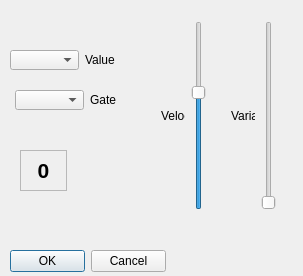
<?xml version="1.0" encoding="UTF-8"?>
<ui version="4.0">
 <class>dlgDotEdit</class>
 <widget class="QDialog" name="dlgDotEdit">
  <property name="windowModality">
   <enum>Qt::WindowModal</enum>
  </property>
  <property name="geometry">
   <rect>
    <x>0</x>
    <y>0</y>
    <width>303</width>
    <height>276</height>
   </rect>
  </property>
  <property name="windowTitle">
   <string>Spielsteine ändern</string>
  </property>
  <widget class="QDialogButtonBox" name="buttonBox">
   <property name="geometry">
    <rect>
     <x>10</x>
     <y>250</y>
     <width>156</width>
     <height>23</height>
    </rect>
   </property>
   <property name="standardButtons">
    <set>QDialogButtonBox::Cancel|QDialogButtonBox::Ok</set>
   </property>
  </widget>
  <widget class="QComboBox" name="cbValue">
   <property name="geometry">
    <rect>
     <x>10</x>
     <y>50</y>
     <width>69</width>
     <height>20</height>
    </rect>
   </property>
  </widget>
  <widget class="QLabel" name="lblValue">
   <property name="geometry">
    <rect>
     <x>85</x>
     <y>50</y>
     <width>47</width>
     <height>20</height>
    </rect>
   </property>
   <property name="text">
    <string>Value</string>
   </property>
   <property name="buddy">
    <cstring>cbValue</cstring>
   </property>
  </widget>
  <widget class="QComboBox" name="cbGate">
   <property name="geometry">
    <rect>
     <x>15</x>
     <y>90</y>
     <width>69</width>
     <height>20</height>
    </rect>
   </property>
  </widget>
  <widget class="QLabel" name="lblGate">
   <property name="geometry">
    <rect>
     <x>90</x>
     <y>90</y>
     <width>47</width>
     <height>20</height>
    </rect>
   </property>
   <property name="text">
    <string>Gate</string>
   </property>
   <property name="buddy">
    <cstring>cbGate</cstring>
   </property>
  </widget>
  <widget class="QWidget" name="layoutWidget">
   <property name="geometry">
    <rect>
     <x>11</x>
     <y>11</y>
     <width>124</width>
     <height>22</height>
    </rect>
   </property>
   <layout class="QHBoxLayout" name="lytNote">
    <item>
     <widget class="QComboBox" name="cbNote"/>
    </item>
    <item>
     <widget class="QLabel" name="lblNote">
      <property name="text">
       <string>Note</string>
      </property>
      <property name="buddy">
       <cstring>cbNote</cstring>
      </property>
     </widget>
    </item>
   </layout>
  </widget>
  <widget class="QWidget" name="layoutWidget_2">
   <property name="geometry">
    <rect>
     <x>220</x>
     <y>10</y>
     <width>67</width>
     <height>211</height>
    </rect>
   </property>
   <layout class="QHBoxLayout" name="lytVarianz">
    <item>
     <widget class="QLabel" name="lblVarianzValue">
      <property name="text">
       <string>Varianz</string>
      </property>
     </widget>
    </item>
    <item>
     <widget class="QSlider" name="slVarianz">
      <property name="maximum">
       <number>47</number>
      </property>
      <property name="orientation">
       <enum>Qt::Vertical</enum>
      </property>
     </widget>
    </item>
   </layout>
  </widget>
  <widget class="QWidget" name="layoutWidget">
   <property name="geometry">
    <rect>
     <x>150</x>
     <y>10</y>
     <width>67</width>
     <height>211</height>
    </rect>
   </property>
   <layout class="QHBoxLayout" name="lytVelocity">
    <item>
     <widget class="QLabel" name="lblVelocityValue">
      <property name="text">
       <string>Velocity</string>
      </property>
     </widget>
    </item>
    <item>
     <widget class="QSlider" name="slVelocity">
      <property name="maximum">
       <number>127</number>
      </property>
      <property name="value">
       <number>80</number>
      </property>
      <property name="orientation">
       <enum>Qt::Vertical</enum>
      </property>
     </widget>
    </item>
   </layout>
  </widget>
  <widget class="QWidget" name="layoutWidget">
   <property name="geometry">
    <rect>
     <x>150</x>
     <y>220</y>
     <width>141</width>
     <height>20</height>
    </rect>
   </property>
   <layout class="QHBoxLayout" name="lytVelVar">
    <item>
     <widget class="QLabel" name="lblVelocity">
      <property name="font">
       <font>
        <pointsize>10</pointsize>
       </font>
      </property>
      <property name="text">
       <string>Velocity</string>
      </property>
     </widget>
    </item>
    <item>
     <widget class="QLabel" name="lblVarianz">
      <property name="font">
       <font>
        <pointsize>10</pointsize>
       </font>
      </property>
      <property name="text">
       <string>Varianz</string>
      </property>
     </widget>
    </item>
   </layout>
  </widget>
  <widget class="QLabel" name="lblDotId">
   <property name="geometry">
    <rect>
     <x>20</x>
     <y>150</y>
     <width>47</width>
     <height>41</height>
    </rect>
   </property>
   <property name="font">
    <font>
     <pointsize>16</pointsize>
     <weight>75</weight>
     <bold>true</bold>
    </font>
   </property>
   <property name="frameShape">
    <enum>QFrame::StyledPanel</enum>
   </property>
   <property name="frameShadow">
    <enum>QFrame::Sunken</enum>
   </property>
   <property name="lineWidth">
    <number>4</number>
   </property>
   <property name="text">
    <string>0</string>
   </property>
   <property name="alignment">
    <set>Qt::AlignCenter</set>
   </property>
  </widget>
  <zorder>layoutWidget</zorder>
  <zorder>buttonBox</zorder>
  <zorder>cbValue</zorder>
  <zorder>lblValue</zorder>
  <zorder>cbGate</zorder>
  <zorder>lblGate</zorder>
  <zorder>layoutWidget</zorder>
  <zorder>layoutWidget</zorder>
  <zorder>layoutWidget_2</zorder>
  <zorder>lblDotId</zorder>
 </widget>
 <layoutdefault spacing="6" margin="11"/>
 <tabstops>
  <tabstop>cbNote</tabstop>
  <tabstop>cbValue</tabstop>
  <tabstop>cbGate</tabstop>
  <tabstop>slVelocity</tabstop>
  <tabstop>slVarianz</tabstop>
 </tabstops>
 <resources/>
 <connections>
  <connection>
   <sender>buttonBox</sender>
   <signal>accepted()</signal>
   <receiver>dlgDotEdit</receiver>
   <slot>accept()</slot>
   <hints>
    <hint type="sourcelabel">
     <x>45</x>
     <y>262</y>
    </hint>
    <hint type="destinationlabel">
     <x>67</x>
     <y>245</y>
    </hint>
   </hints>
  </connection>
  <connection>
   <sender>buttonBox</sender>
   <signal>rejected()</signal>
   <receiver>dlgDotEdit</receiver>
   <slot>reject()</slot>
   <hints>
    <hint type="sourcelabel">
     <x>124</x>
     <y>255</y>
    </hint>
    <hint type="destinationlabel">
     <x>302</x>
     <y>259</y>
    </hint>
   </hints>
  </connection>
  <connection>
   <sender>slVelocity</sender>
   <signal>valueChanged(int)</signal>
   <receiver>lblVelocityValue</receiver>
   <slot>setNum(int)</slot>
   <hints>
    <hint type="sourcelabel">
     <x>206</x>
     <y>200</y>
    </hint>
    <hint type="destinationlabel">
     <x>162</x>
     <y>115</y>
    </hint>
   </hints>
  </connection>
  <connection>
   <sender>slVarianz</sender>
   <signal>valueChanged(int)</signal>
   <receiver>lblVarianzValue</receiver>
   <slot>setNum(int)</slot>
   <hints>
    <hint type="sourcelabel">
     <x>279</x>
     <y>214</y>
    </hint>
    <hint type="destinationlabel">
     <x>242</x>
     <y>128</y>
    </hint>
   </hints>
  </connection>
  <connection>
   <sender>slVelocity</sender>
   <signal>valueChanged(int)</signal>
   <receiver>dlgDotEdit</receiver>
   <slot>varianzMax(int)</slot>
   <hints>
    <hint type="sourcelabel">
     <x>207</x>
     <y>90</y>
    </hint>
    <hint type="destinationlabel">
     <x>97</x>
     <y>147</y>
    </hint>
   </hints>
  </connection>
 </connections>
 <slots>
  <slot>varianzMax(int)</slot>
  <slot>gateMax(int)</slot>
 </slots>
</ui>
